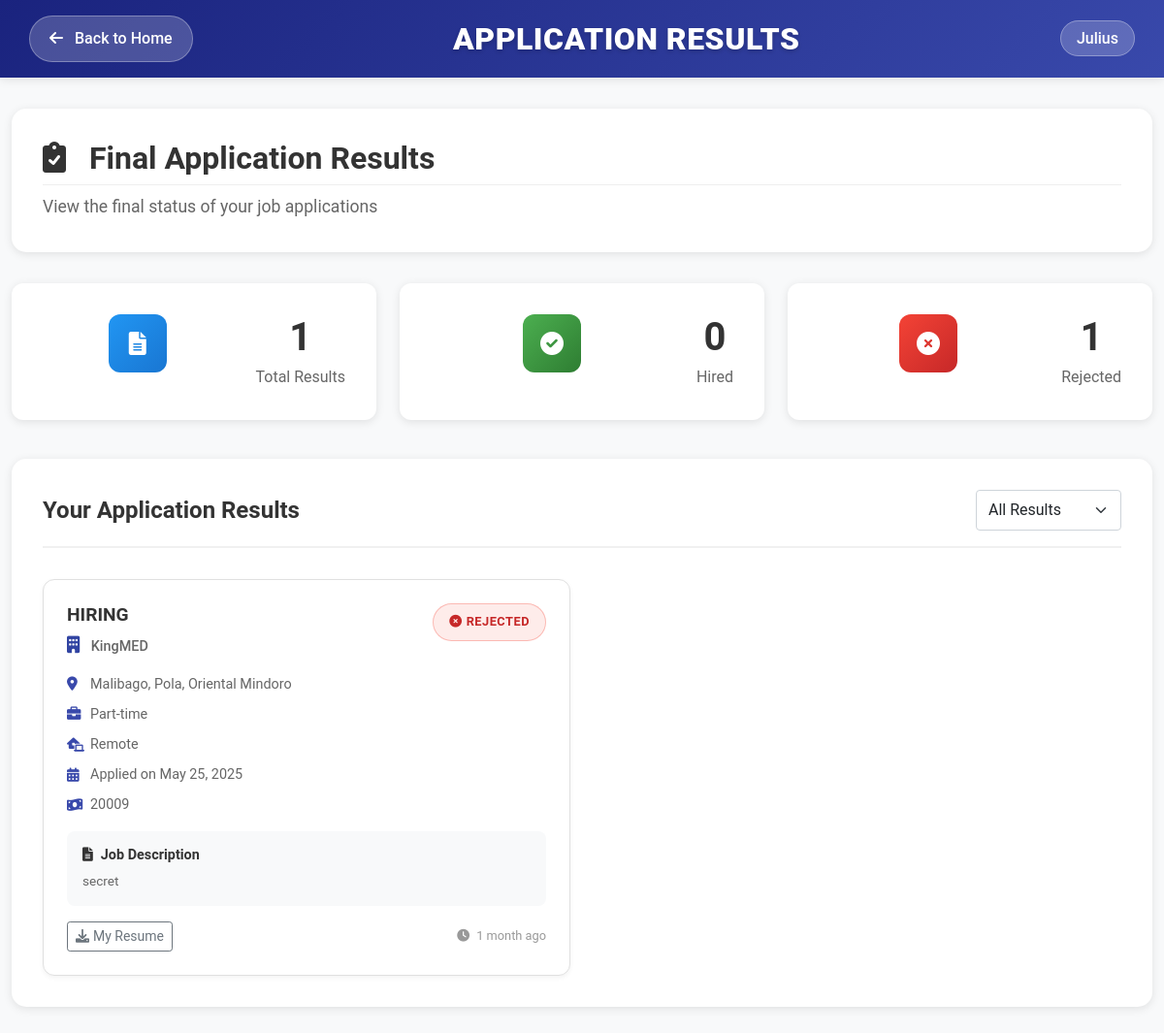
The app's page /employee/application-status/ (signed in) with its own data.
### employee/models.py (models this page shows, shortened)
class Employee(models.Model):
    user = models.OneToOneField(
        settings.AUTH_USER_MODEL,
        on_delete=models.CASCADE,
        null=True,  # Allow null temporarily
        blank=True  # Allow blank temporarily
    )
    id = models.AutoField(primary_key=True)
    username = models.CharField(max_length=150, unique=True)
    email = models.EmailField(unique=True)
    password = models.CharField(max_length=128)
    first_name = models.CharField(max_length=50, blank=True, null=True)
    last_name = models.CharField(max_length=50, blank=True, null=True)
    phone = models.CharField(max_length=20, blank=True, null=True)
    location = models.CharField(max_length=255, blank=True, null=True)
    bio = models.TextField(blank=True, null=True)
    job_title = models.CharField(max_length=100, blank=True, null=True)
    skills = models.TextField(blank=True, null=True)
    years_of_experience = models.PositiveIntegerField(default=0)
    education = models.TextField(blank=True, null=True)
    certifications = models.TextField(blank=True, null=True)
    preferred_job_type = models.CharField(max_length=50, blank=True, null=True)
    expected_salary = models.DecimalField(max_digits=10, decimal_places=2, null=True, blank=True)
    remote_work_preference = models.BooleanField(default=False)
    willing_to_relocate = models.BooleanField(default=False)
    last_login = models.DateTimeField(null=True, blank=True)
    date_joined = models.DateTimeField(default=timezone.now)
    is_active = models.BooleanField(default=True)
    document = models.FileField(upload_to='employee_documents/', blank=True, null=True)
    document_name = models.CharField(max_length=100, blank=True, null=True)
    avatar = models.ImageField(upload_to='employee_avatars/', null=True, blank=True)
    resume = models.FileField(upload_to='employee_resumes/', null=True, blank=True)
    full_name = models.CharField(max_length=255, null=True, blank=True)
    is_approved = models.BooleanField(null=True, default=None)
    approval_date = models.DateTimeField(null=True, blank=True)
    rejection_reason = models.TextField(null=True, blank=True)

### employer/models.py (models this page shows, shortened)
class JobApplication(models.Model):
    STATUS_CHOICES = [
        ('pending', 'Pending Review'),
        ('under_review', 'Under Review'),
        ('shortlisted', 'Shortlisted'),
        ('rejected', 'Rejected'),
        ('scheduled_interview', 'Interview Scheduled'),
        ('interviewed', 'Interviewed'),
        ('offered', 'Job Offered'),
        ('hired', 'Hired'),
        ('declined', 'Declined')
    ]
    job = models.ForeignKey(Job, on_delete=models.CASCADE, related_name='applications')
    employee = models.ForeignKey('employee.Employee', on_delete=models.CASCADE, related_name='employer_applications')
    status = models.CharField(max_length=20, choices=STATUS_CHOICES, default='pending')
    application_date = models.DateTimeField(auto_now_add=True)
    resume = models.FileField(upload_to='resumes/', null=True, blank=True)
    cover_letter = models.TextField(blank=True)
    employer_notes = models.TextField(blank=True)
    interview_date = models.DateTimeField(null=True, blank=True)
    last_updated = models.DateTimeField(auto_now=True)
    class Meta:
        ordering = ['-application_date']

class Job(models.Model):
    WORK_SETUP_CHOICES = [
        ('On-site', 'On-site'),
        ('Hybrid', 'Hybrid'),
        ('Remote', 'Remote'),
    ]
    JOB_TYPES = [
        ('Full-time', 'Full-time'),
        ('Part-time', 'Part-time'),
        ('Contract', 'Contract'),
        ('Temporary', 'Temporary'),
        ('Internship', 'Internship'),
    ]
    EXPERIENCE_LEVELS = [
        ('Entry Level', 'Entry Level'),
        ('Junior', 'Junior'),
        ('Mid Level', 'Mid Level'),
        ('Senior', 'Senior'),
        ('Lead', 'Lead'),
        ('Expert', 'Expert'),
    ]
    STATUS_CHOICES = [
        ('Active', 'Active'),
        ('Closed', 'Closed'),
    ]
    employer = models.ForeignKey('Employer', on_delete=models.CASCADE, related_name='jobs')
    title = models.CharField(max_length=200)
    location = models.CharField(max_length=200)
    latitude = models.FloatField(null=True, blank=True)
    longitude = models.FloatField(null=True, blank=True)
    job_type = models.CharField(max_length=20, choices=JOB_TYPES)
    work_setup = models.CharField(max_length=20, choices=WORK_SETUP_CHOICES)
    description = models.TextField()
    salary_range = models.CharField(max_length=100)
    experience_level = models.CharField(max_length=20, choices=EXPERIENCE_LEVELS)
    status = models.CharField(max_length=20, choices=STATUS_CHOICES, default='active')
    created_at = models.DateTimeField(auto_now_add=True)
    updated_at = models.DateTimeField(auto_now=True)
    applications_count = models.IntegerField(default=0)
    requirements = models.TextField(blank=True, help_text='List the job requirements')
    class Meta:
        ordering = ['-created_at']

class Employer(models.Model):
    REGISTRATION_TYPE_CHOICES = [
        ('SEC', 'SEC Registration'),
        ('DTI', 'DTI Registration'),
        ('BRGY', 'Barangay Clearance'),
        ('MAYOR', 'Mayor\'s Permit / Business Permit'),
        ('BIR', 'BIR Certificate of Registration (Form 2303)'),
        ('SANITARY', 'Sanitary Permit / Health Permit'),
        ('FDA', 'BFAD / FDA Permit'),
        ('LABEL', 'DTI or FDA Labeling Compliance'),
    ]
    username = models.CharField(max_length=100, unique=True)
    email = models.EmailField(unique=True)
    password = models.CharField(max_length=128)
    company_name = models.CharField(max_length=255, blank=True)
    company_description = models.TextField(blank=True)
    company_website = models.URLField(blank=True)
    company_location = models.CharField(max_length=255, blank=True)
    latitude = models.FloatField(null=True, blank=True)
    longitude = models.FloatField(null=True, blank=True)
    industry = models.CharField(max_length=100, blank=True)
    registration_types = models.CharField(
        max_length=255,
        blank=True,
        help_text='Selected registration types'
    )
    business_permit = models.FileField(
        upload_to='business_permits/',
        validators=[validate_file_extension, validate_file_size],
        blank=True,
        null=True,
        help_text='Upload your business permit (PDF, JPG, JPEG, or PNG, max 10MB)'
    )
    registration_document = models.FileField(
        upload_to='registration_documents/',
        validators=[validate_file_extension, validate_file_size],
        blank=True,
        null=True,
        help_text='Upload your SEC/DTI registration document (PDF, JPG, JPEG, or PNG, max 10MB)'
    )
    registration_number = models.CharField(
        max_length=50,
        blank=True,
        help_text='Your SEC/DTI registration number'
    )
    registration_date = models.DateField(
        null=True,
        blank=True,
        help_text='Date of SEC/DTI registration'
    )
    barangay_clearance = models.FileField(
        upload_to='barangay_clearances/',
        validators=[validate_file_extension, validate_file_size],
        blank=True,
        null=True,
        help_text='Upload your Barangay Clearance (PDF, JPG, JPEG, or PNG, max 10MB)'
    )
    mayors_permit = models.FileField(
        upload_to='mayors_permits/',
        validators=[validate_file_extension, validate_file_size],
        blank=True,
        null=True,
        help_text='Upload your Mayor\'s Permit (PDF, JPG, JPEG, or PNG, max 10MB)'
    )
    bir_certificate = models.FileField(
        upload_to='bir_certificates/',
        validators=[validate_file_extension, validate_file_size],
        blank=True,
        null=True,
        help_text='Upload your BIR Certificate (Form 2303) (PDF, JPG, JPEG, or PNG, max 10MB)'
    )
    sanitary_permit = models.FileField(
        upload_to='sanitary_permits/',
        validators=[validate_file_extension, validate_file_size],
        blank=True,
        null=True,
        help_text='Upload your Sanitary Permit (PDF, JPG, JPEG, or PNG, max 10MB)'
    )
    fda_permit = models.FileField(
        upload_to='fda_permits/',
        validators=[validate_file_extension, validate_file_size],
        blank=True,
        null=True,
        help_text='Upload your FDA Permit (PDF, JPG, JPEG, or PNG, max 10MB)'
    )
    labeling_compliance = models.FileField(
        upload_to='labeling_compliance/',
        validators=[validate_file_extension, validate_file_size],
        blank=True,
        null=True,
        help_text='Upload your DTI or FDA Labeling Compliance (PDF, JPG, JPEG, or PNG, max 10MB)'
    )
    last_login = models.DateTimeField(null=True, blank=True)
    date_joined = models.DateTimeField(default=timezone.now)
    is_active = models.BooleanField(default=True)
    is_verified = models.BooleanField(default=False)
    is_approved = models.BooleanField(default=False)
    approval_date = models.DateTimeField(null=True, blank=True)
    rejection_reason = models.TextField(blank=True, null=True)

### employee/views.py (the view)
    def wrapper(request, *args, **kwargs):
        if not request.session.get('employee_username'):
            messages.error(request, "Please login to access this page.")
            return redirect('employee_login')
        return view_func(request, *args, **kwargs)

### employee/templates/employee/application_status.html (shortened to what this page needs)
{% extends 'employee/base.html' %}
{% load static %}
{% block content %}
<div class="simple-nav">
    <div class="nav-container">
        <a href="{% url 'employee_home' %}" class="back-btn">
            <i class="fas fa-arrow-left me-2"></i>
            Back to Home
        </a>
        <h1 class="page-title">APPLICATION RESULTS</h1>
        <div class="user-info">
            <span class="username">{{ username }}</span>
        </div>
    </div>
</div>
<div class="main-content">
    <div class="container-fluid">
        <div class="page-header">
            <div class="row align-items-center">
                <div class="col">
                    <h2 class="section-title">
                        <i class="fas fa-clipboard-check me-3"></i>
                        Final Application Results
                    </h2>
                    <p class="section-subtitle">View the final status of your job applications</p>
                </div>
            </div>
        </div>
        <div class="row mb-4">
            <div class="col-md-4 mb-3">
                <div class="stat-card total">
                    <div class="stat-icon">
                        <i class="fas fa-file-alt"></i>
                    </div>
                    <div class="stat-content">
                        <h3>{{ total_applications }}</h3>
                        <p>Total Results</p>
                    </div>
                </div>
            </div>
            <div class="col-md-4 mb-3">
                <div class="stat-card hired">
                    <div class="stat-icon">
                        <i class="fas fa-check-circle"></i>
                    </div>
                    <div class="stat-content">
                        <h3>{{ hired_applications }}</h3>
                        <p>Hired</p>
                    </div>
                </div>
            </div>
            <div class="col-md-4 mb-3">
                <div class="stat-card rejected">
                    <div class="stat-icon">
                        <i class="fas fa-times-circle"></i>
                    </div>
                    <div class="stat-content">
                        <h3>{{ rejected_applications }}</h3>
                        <p>Rejected</p>
                    </div>
                </div>
            </div>
        </div>
        <div class="applications-section">
            <div class="section-header">
                <h3>Your Application Results</h3>
                <div class="filter-controls">
                    <select id="statusFilter" class="form-select">
                        <option value="">All Results</option>
                    </select>
                </div>
            </div>
            {% if applications %}
                <div class="applications-grid">
                    {% for application in applications %}
                    <div class="application-card" data-status="{{ application.status }}">
                        <div class="application-header">
                            <div class="job-info">
                                <h4 class="job-title">{{ application.job.title }}</h4>
                                <p class="company-name">
                                    <i class="fas fa-building me-2"></i>
                                    {{ application.job.employer.company_name }}
                                </p>
                            </div>
                            <div class="status-badge status-{{ application.status }}">
                                {% if application.status == 'hired' %}
                                    <i class="fas fa-check-circle me-1"></i>Hired
                                {% elif application.status == 'rejected' %}
                                    <i class="fas fa-times-circle me-1"></i>Rejected
                                {% endif %}
                            </div>
                        </div>
                        <div class="application-details">
                            <div class="detail-item">
                                <i class="fas fa-map-marker-alt"></i>
                                <span>{{ application.job.location }}</span>
                            </div>
                            <div class="detail-item">
                                <i class="fas fa-briefcase"></i>
                                <span>{{ application.job.job_type }}</span>
                            </div>
                            <div class="detail-item">
                                <i class="fas fa-laptop-house"></i>
                                <span>{{ application.job.work_setup }}</span>
                            </div>
                            <div class="detail-item">
                                <i class="fas fa-calendar-alt"></i>
                                <span>Applied on {{ application.application_date|date:"M d, Y" }}</span>
                            </div>
                            {% if application.job.salary_range %}
                            <div class="detail-item">
                                <i class="fas fa-money-bill-wave"></i>
                                <span>{{ application.job.salary_range }}</span>
                            </div>
                            {% endif %}
                        </div>
                        <div class="job-description-preview">
                            <h6><i class="fas fa-file-text me-2"></i>Job Description</h6>
                            <p>{{ application.job.description|truncatechars:150 }}</p>
                        </div>
                        <div class="application-actions">
                            {% if application.resume %}
                            <a href="{{ application.resume.url }}" target="_blank" class="btn btn-outline-secondary btn-sm">
                                <i class="fas fa-download me-1"></i>My Resume
                            </a>
                            {% endif %}
                            <span class="application-date">
                                <i class="fas fa-clock me-1"></i>
                                {{ application.application_date|timesince }} ago
                            </span>
                        </div>
                    </div>
                    {% endfor %}
                </div>
            {% endif %}
        </div>
    </div>
</div>
{% endblock %}

### records on screen
Employee: username "Julius"
JobApplication: job "HIRING", job.employer.company_name "KingMED", status "rejected" (drawn), job.location "Malibago, Pola, Oriental Mindoro", job.job_type "Part-time", job.work_setup "Remote", application_date "May 25, 2025", job.salary_range "20009", job.description "secret", application_date "1 month"

### other values on screen
{{ total_applications }} "1"
{{ hired_applications }} "0"
{{ rejected_applications }} "1"
